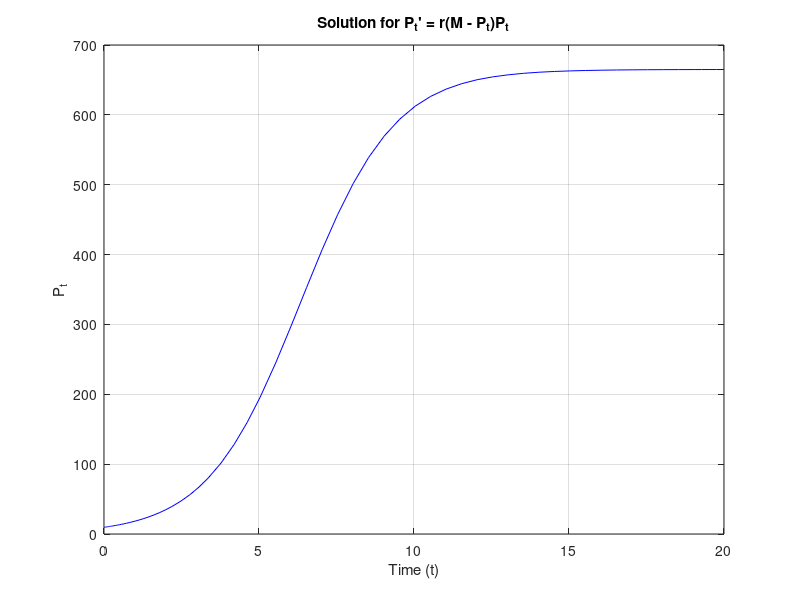

Recreate this plot in MATLAB.
% Define the ODE
r = 0.001;
M = 665;
ode = @(t, Pt) r * (M - Pt) * Pt;
% Define the time span
span = [0, 20];
% Define initial condition
Pt0 = 9.6; 
% Solve the ODE
[t, Pt] = ode45(ode, span, Pt0);

% Plot the solution
plot(t, Pt, 'b-');
title("Solution for P_t' = r(M - P_t)P_t");
xlabel('Time (t)');
ylabel('P_t');
grid on;
